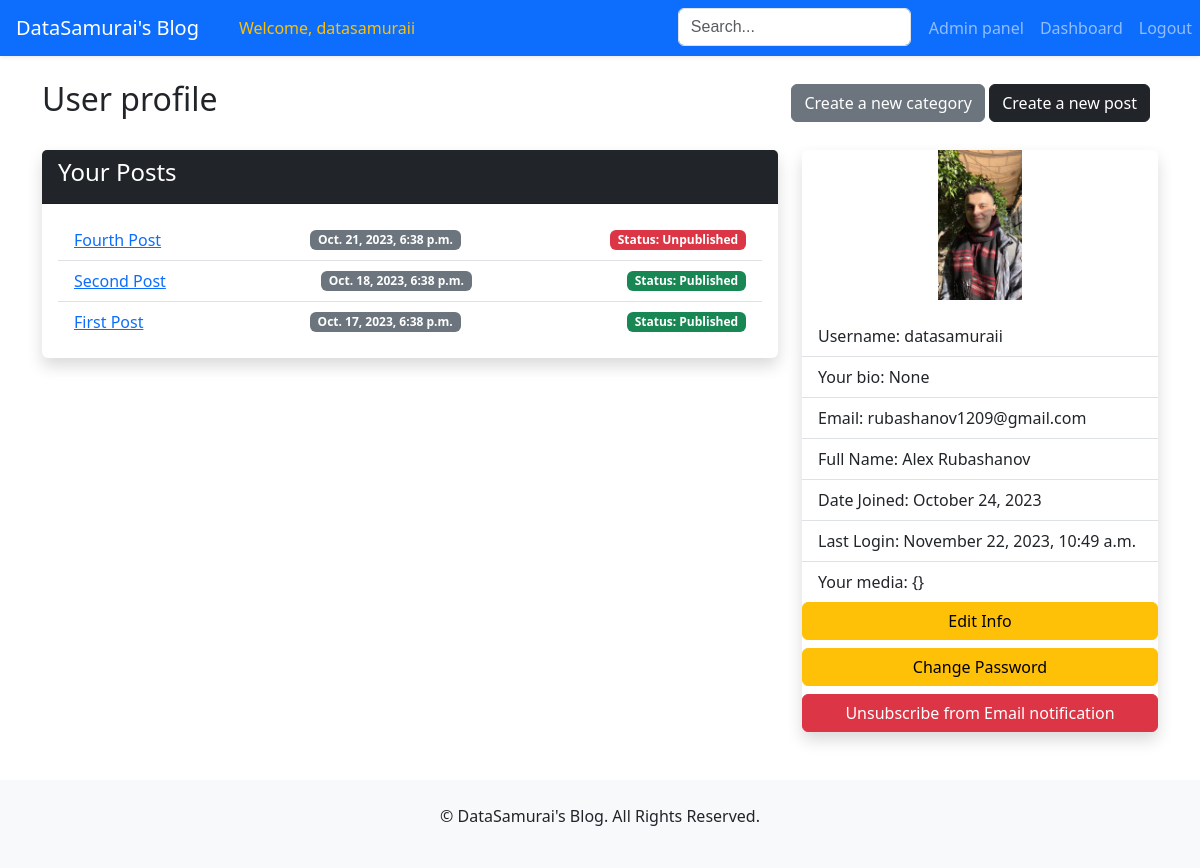
Before: /account/user/3/ (signed in) with the older database file.
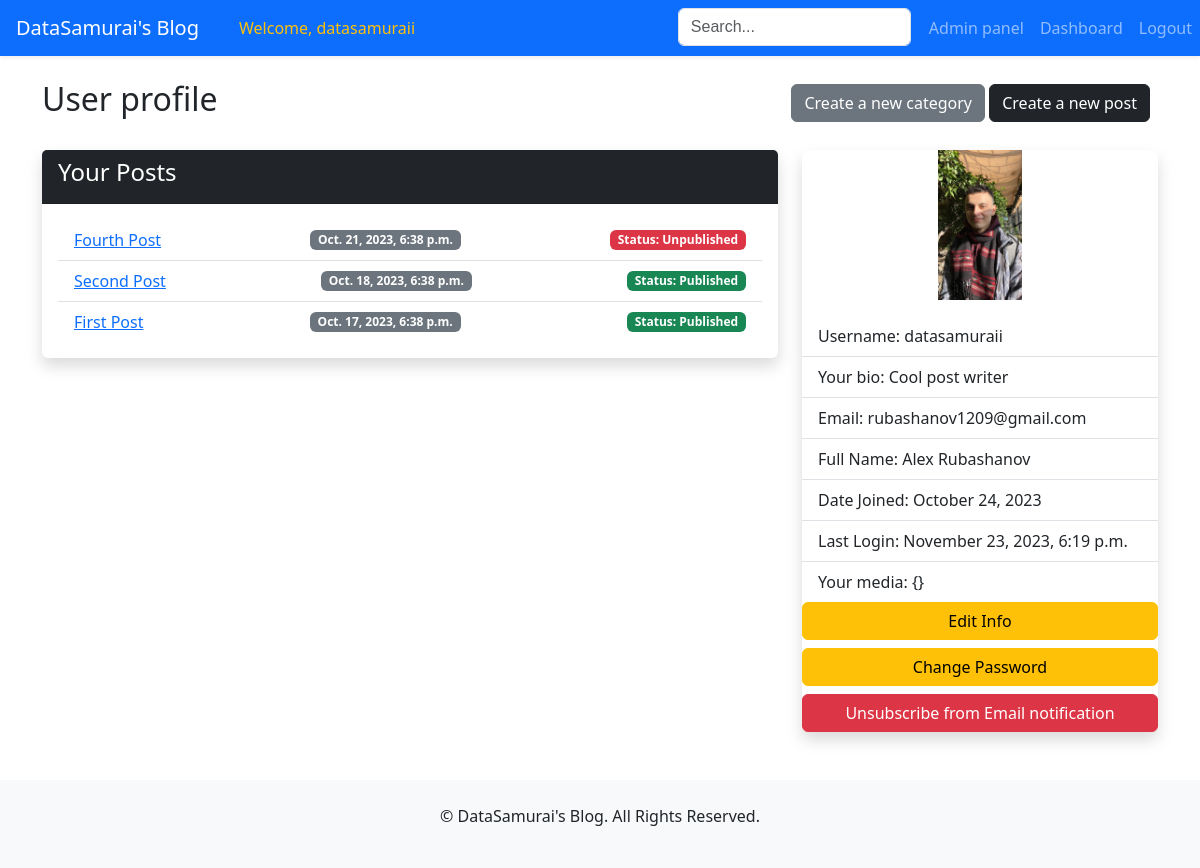
After: the same page with the newer database file.
### users/models.py (models this page shows, shortened)
class CustomUser(AbstractUser):
    is_banned = models.BooleanField(default=False)
    bio = models.CharField(max_length=200, blank=True, null=True, default=None)
    social_media = models.JSONField(default=dict, blank=True)
    profile_picture = models.ImageField(upload_to='profile_pictures/', blank=True, null=True)
    class Meta:
        ordering = ['id']

### users/views.py (the view)
# urls.py: path('user/<int:user_id>/', views.UserDetailView.as_view(), name='user_detail'),
class UserDetailView(DetailView):
    model = get_user_model()
    template_name = 'users/user_detail.html'
    context_object_name = 'user'
    def get_object(self, queryset=None):
        user_id = self.kwargs.get('user_id')
        return get_object_or_404(self.model, pk=user_id)
    def get_context_data(self, **kwargs):
        context = super().get_context_data(**kwargs)
        context['user_posts'] = self.object.post_set.all()
        try:
            context['is_subscribed'] = self.object.email_subscriber.get()
        except EmailSubscriber.DoesNotExist:
            context['is_subscribed'] = False
        return context
    def get(self, request, *args, **kwargs):
        obj = self.get_object()
        if self.request.user == obj:
            self.template_name = 'users/user_detail_dashboard.html'
        return super().get(request, *args, **kwargs)

### templates/users/user_detail_dashboard.html (shortened to what this page needs)
{% extends 'base.html' %}
{% load static %}
{% block page_content %}
    <div class="row mt-4">
        <div class="col-md-12 mb-4">
            <div class="d-flex justify-content-between align-items-center">
                <h2>User profile</h2>
                <div>
                    <a href="{% url 'category_create' %}" class="btn btn-secondary ml-3">Create a new category</a>
                    <a href="{% url 'create_post' %}" class="btn btn-dark me-2">Create a new post</a>
                </div>
            </div>
        </div>
        <div class="col-md-8">
            <div class="card border-0 shadow">
                <div class="card-header bg-dark text-white">
                    <h4>Your Posts</h4>
                </div>
                <div class="card-body">
                    {% if user_posts %}
                        <ul class="list-group list-group-flush">
                            {% for post in user_posts %}
                                <li class="list-group-item d-flex justify-content-between align-items-center">
                                    <a href="{% url 'post_detail' post.id %}">{{ post.title }}</a>
                                    <span class="badge bg-secondary">{{ post.date_published }}</span>
                                    {% if post.is_published %}
                                        <span class="badge bg-success">Status: Published</span>
                                    {% else %}
                                        <span class="badge bg-danger">Status: Unpublished</span>
                                    {% endif %}
                                </li>
                            {% endfor %}
                        </ul>
                    {% else %}
                        <p class="text-muted">You haven't written any posts yet.</p>
                    {% endif %}
                </div>
            </div>
        </div>
        <div class="col-md-4">
            <div class="card border-0 shadow">
                <div class="text-center mb-3">
                    <img src="
                            {% if user.profile_picture %}{{ user.profile_picture.url }}{% else %}{% static 'images/profile-placeholder.jpg' %}{% endif %}"
                         alt="Profile Picture" style="max-width: 100%; height: auto; max-height: 150px;">
                </div>
                <ul class="list-group list-group-flush">
                    <li class="list-group-item">Username: {{ user.username }}</li>
                    <li class="list-group-item">Your bio: {{ user.bio }}</li>
                    <li class="list-group-item">Email: {{ user.email }}</li>
                    <li class="list-group-item">Full Name: {{ user.first_name }} {{ user.last_name }}</li>
                    <li class="list-group-item">Date Joined: {{ user.date_joined|date:"F d, Y" }}</li>
                    <li class="list-group-item">Last Login: {{ user.last_login|date:"F d, Y, P" }}</li>
                    <li class="list-group-item">Your media: {{ user.social_media }}</li>
                </ul>
                <a href="{% url 'edit_user' user.id %}" class="mb-2 btn btn-warning">Edit Info</a>
                <a href="{% url 'password_change' %}" class="btn btn-warning">Change Password</a>
                {% if is_subscribed %}
                    <form id="unsubscribe-form" action="{% url 'delete_email_subscriber' %}" method="post">
                        <button onclick="confirmUnsubscribe()" class="btn btn-danger mt-2" style="width: 100%;">Unsubscribe from Email notification</button>
                    </form>
                {% else %}
                    <form id="subscribe-form" action="{% url 'create_email_subscriber' %}" method="post">
                        {% csrf_token %}
                        <button onclick="confirmSubscribe()" class="btn btn-success mt-2" style="width: 100%;">Subscribe to Email notification</button>
                    </form>
                {% endif %}
            </div>
        </div>
    </div>
{% endblock %}

### templates/base.html (shortened to what this page needs)
<!DOCTYPE html>
<html lang="en">
<head>
    <link href="https://cdn.jsdelivr.net/npm/bootstrap@5.3.1/dist/css/bootstrap.min.css" rel="stylesheet">
</head>
<body>
{% block navbar %}
    <nav class="navbar navbar-expand-lg navbar-dark bg-primary shadow-sm">
        <a class="navbar-brand px-3" href="{% url 'post_list' %}">DataSamurai's Blog</a>
        <div class="collapse navbar-collapse d-flex justify-content-between" id="navbarNav">
            <ul class="navbar-nav">
                {% if user.is_authenticated %}
                    <li class="nav-item">
                        <span class="nav-link text-warning font-weight-bold">Welcome, {{ user.username }}</span>
                    </li>
                {% else %}
                    <li class="nav-item invisible">
                        <span class="nav-link"></span>
                    </li>
                {% endif %}
            </ul>
            <ul class="navbar-nav">
                <form method="GET" action="{% url 'search_results' %}" class="form-inline my-2 my-lg-0"
                      style="margin-right: 10px; margin-left: 10px;">
                    <input type="text" class="form-control" name="query" placeholder="Search..."
                           style="font-family: Arial, 'Font Awesome 5 Free'; background-position: 10px 10px; background-repeat: no-repeat;"
                           aria-label="Search">
                </form>
                {% if user.is_authenticated %}
                    {% if user.is_staff %}
                        <li class="nav-item">
                            <a class="nav-link btn btn-light mr-2" href="{% url 'admin:index' %}">Admin panel</a>
                        </li>
                    {% endif %}
                    <li class="nav-item">
                        <a class="nav-link btn btn-light mr-2" href="{% url 'user_detail' user_id=user.id %}">Dashboard</a>
                    </li>
                    <li>
                        <a href="{% url 'logout' %}" class="nav-link btn btn-danger">Logout</a>
                    </li>
                {% endif %}
            </ul>
        </div>
    </nav>
{% endblock %}
<div class="container my-4">
    {% block page_content %}{% endblock page_content %}
</div>
<footer class="text-center py-4 mt-5 bg-light">
    <p>&copy; {{ now.year }} DataSamurai's Blog. All Rights Reserved.</p>
</footer>
</body>
</html>

Changed rows visible on the page:
changed CustomUser "datasamuraii": bio "None" → "Cool post writer"; last_login "November 22, 2023, 10:49 a.m." → "November 23, 2023, 6:19 p.m."
